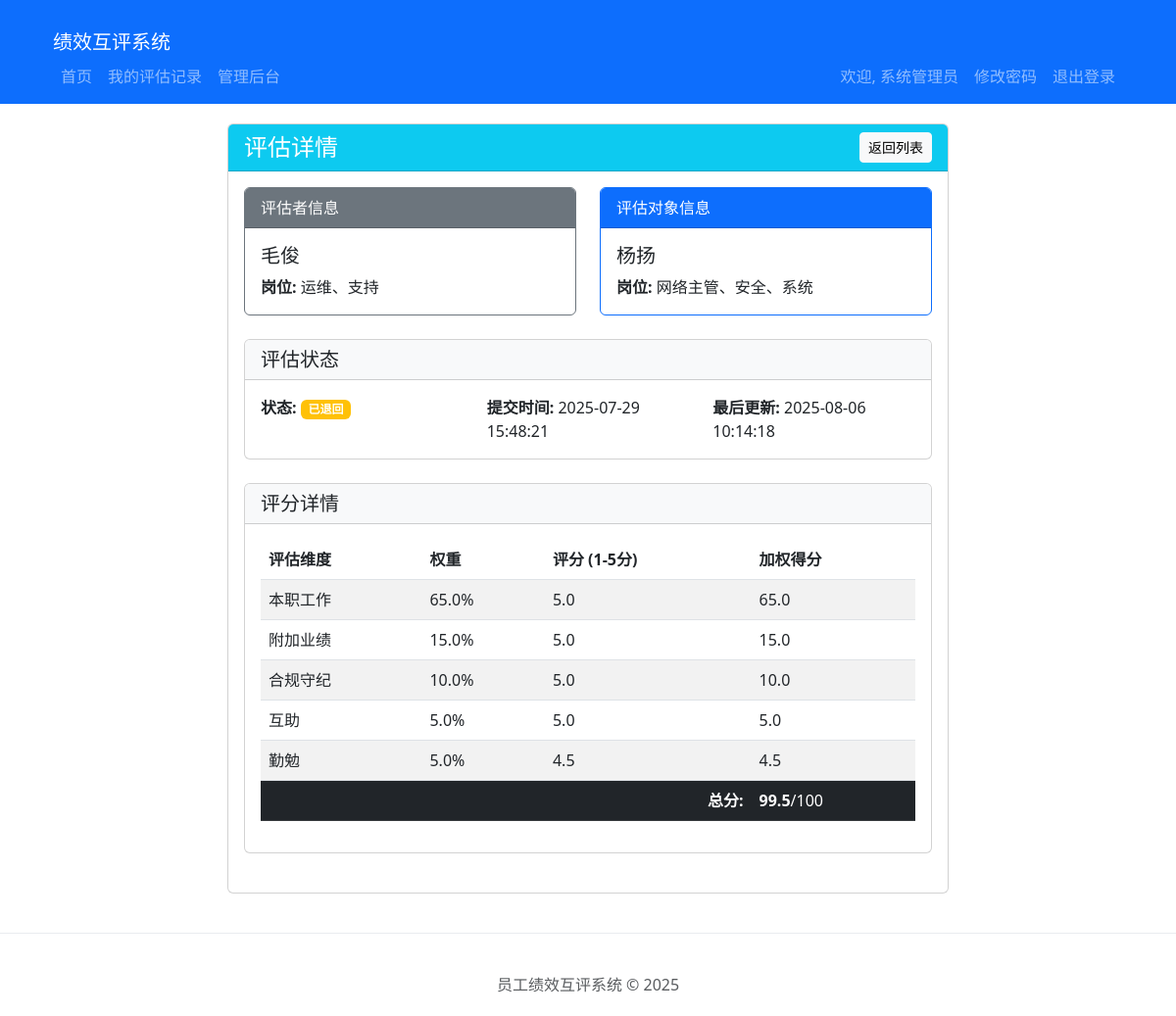
Screenshot of /admin/evaluations/view/1 (signed in) with the database file from the repository.
### models.py (models this page shows, shortened)
class Employee(UserMixin, db.Model):
    id = db.Column(db.Integer, primary_key=True)
    employee_id = db.Column(db.String(20), unique=True, nullable=False)
    name = db.Column(db.String(100), nullable=False)
    position = db.Column(db.String(100), nullable=False)
    password_hash = db.Column(db.String(256), nullable=False)
    is_admin = db.Column(db.Boolean, default=False)
    is_frozen = db.Column(db.Boolean, default=False)
    created_at = db.Column(db.DateTime, default=datetime.utcnow)
    updated_at = db.Column(db.DateTime, default=datetime.utcnow, onupdate=datetime.utcnow)

class EvaluationRecord(db.Model):
    __tablename__ = 'evaluation_record'
    id = db.Column(db.Integer, primary_key=True)
    evaluator_id = db.Column(db.Integer, db.ForeignKey('employee.id'), nullable=False)
    evaluatee_id = db.Column(db.Integer, db.ForeignKey('employee.id'), nullable=False)
    task_id = db.Column(db.Integer, db.ForeignKey('evaluation_task.id'), nullable=False)
    status = db.Column(db.String(20), default='submitted')  # submitted, returned, withdrawal_requested
    submitted_at = db.Column(db.DateTime, default=datetime.utcnow)
    created_at = db.Column(db.DateTime, default=datetime.utcnow)
    updated_at = db.Column(db.DateTime, default=datetime.utcnow, onupdate=datetime.utcnow)
    withdrawal_reason = db.Column(db.Text)
    evaluator = db.relationship('Employee', foreign_keys=[evaluator_id], backref='evaluations_made')
    evaluatee = db.relationship('Employee', foreign_keys=[evaluatee_id], backref='evaluations_received')
    scores = db.relationship('EvaluationScore', backref='record', cascade='all, delete-orphan')
    task = db.relationship('EvaluationTask', back_populates='records')
    @property
    def total_score(self):
        published_scores = self.scores  # 包含所有维度的评分，不限制发布状态
        total = sum(score.score * score.dimension.weight for score in published_scores)
        total_weight = sum(score.dimension.weight for score in published_scores)
        if total_weight == 0:
            return 0  # 避免除以零错误
        if total_weight > 1.0001:
            from flask import current_app
            current_app.logger.warning(f"评估维度权重总和超过100%: {total_weight:.4f}")
        return round(min(total * 20, 100.0), 2)  # 确保总分不超过100分

class EvaluationScore(db.Model):
    id = db.Column(db.Integer, primary_key=True)
    record_id = db.Column(db.Integer, db.ForeignKey('evaluation_record.id'), nullable=False)
    dimension_id = db.Column(db.Integer, db.ForeignKey('evaluation_dimension.id'), nullable=False)
    score = db.Column(db.Float, nullable=False)
    created_at = db.Column(db.DateTime, default=datetime.utcnow)
    updated_at = db.Column(db.DateTime, default=datetime.utcnow, onupdate=datetime.utcnow)
    dimension = db.relationship('EvaluationDimension')

class EvaluationDimension(db.Model):
    __tablename__ = 'evaluation_dimension'
    id = db.Column(db.Integer, primary_key=True)
    name = db.Column(db.String(100), nullable=False)
    status = db.Column(db.String(20), default='published', nullable=False)
    weight = db.Column(db.Float, nullable=False)
    created_at = db.Column(db.DateTime, default=datetime.utcnow)
    updated_at = db.Column(db.DateTime, default=datetime.utcnow, onupdate=datetime.utcnow)

### app.py (the view)
@app.route('/admin/evaluations/view/<int:id>')
@login_required
@admin_required
def view_evaluation(id):
    from models import EvaluationRecord
    evaluation = EvaluationRecord.query.options(joinedload(EvaluationRecord.scores).joinedload(EvaluationScore.dimension)).get_or_404(id)
    return render_template('admin/evaluation_view.html', evaluation=evaluation)

### app.py (called while the page is built)
def admin_required(f):
    @wraps(f)
    def decorated_function(*args, **kwargs):
        if not current_user.is_authenticated:
            return redirect(url_for('login', next=request.url))
        if not current_user.is_admin:
            abort(403)
        return f(*args, **kwargs)
    return decorated_function

@app.template_filter('shanghai_time')
def shanghai_time_filter(dt, format='%Y-%m-%d %H:%M:%S'):
    if dt is None:
        return ""
    utc_dt = pytz.utc.localize(dt)
    shanghai_tz = pytz.timezone('Asia/Shanghai')
    return utc_dt.astimezone(shanghai_tz).strftime(format)

@login_manager.user_loader
def load_user(user_id):
    return Employee.query.get(int(user_id))

### templates/admin/evaluation_view.html (shortened to what this page needs)
{% extends 'base.html' %}
{% block content %}
<div class="row">
    <div class="col-md-8 offset-md-2">
        <div class="card">
            <div class="card-header bg-info text-white">
                <div class="d-flex justify-content-between align-items-center">
                    <h4 class="mb-0">评估详情</h4>
                    <a href="{{ url_for('admin_evaluation_query') }}" class="btn btn-light btn-sm">返回列表</a>
                </div>
            </div>
            <div class="card-body">
                <div class="row mb-4">
                    <div class="col-md-6">
                        <div class="card border-secondary">
                            <div class="card-header bg-secondary text-white">评估者信息</div>
                            <div class="card-body">
                                <h5 class="card-title">{{ evaluation.evaluator.name }}</h5>
                                <p class="card-text"><strong>岗位:</strong> {{ evaluation.evaluator.position }}</p>
                            </div>
                        </div>
                    </div>
                    <div class="col-md-6">
                        <div class="card border-primary">
                            <div class="card-header bg-primary text-white">评估对象信息</div>
                            <div class="card-body">
                                <h5 class="card-title">{{ evaluation.evaluatee.name }}</h5>
                                <p class="card-text"><strong>岗位:</strong> {{ evaluation.evaluatee.position }}</p>
                            </div>
                        </div>
                    </div>
                </div>
                <div class="card mb-4">
                    <div class="card-header bg-light">
                        <h5 class="mb-0">评估状态</h5>
                    </div>
                    <div class="card-body">
                        <div class="row">
                            <div class="col-md-4">
                                <strong>状态:</strong>
                                {% if evaluation.status == 'draft' %}
                                    <span class="badge bg-secondary">草稿</span>
                                {% elif evaluation.status == 'submitted' %}
                                    <span class="badge bg-primary">已提交</span>
                                {% elif evaluation.status == 'returned' %}
                                    <span class="badge bg-warning">已退回</span>
                                {% endif %}
                            </div>
                            <div class="col-md-4">
                                <strong>提交时间:</strong>
                                {{ evaluation.submitted_at|shanghai_time if evaluation.submitted_at else '-' }}
                            </div>
                            <div class="col-md-4">
                                <strong>最后更新:</strong>
                                {{ evaluation.updated_at|shanghai_time }}
                            </div>
                        </div>
                    </div>
                </div>
                <div class="card mb-4">
                    <div class="card-header bg-light">
                        <h5 class="mb-0">评分详情</h5>
                    </div>
                    <div class="card-body">
                        <div class="table-responsive">
                            <table class="table table-striped">
                                <thead>
                                    <tr>
                                        <th>评估维度</th>
                                        <th>权重</th>
                                        <th>评分 (1-5分)</th>
                                        <th>加权得分</th>
                                    </tr>
                                </thead>
                                <tbody>
                                    {% for score in evaluation.scores %}
                                    <tr>
                                        <td>{{ score.dimension.name }}</td>
                                        <td>{{ score.dimension.weight*100 }}%</td>
                                        <td>{{ score.score }}</td>
                                        <td>{{ (score.score * score.dimension.weight * 20)|round(2) }}</td>
                                    </tr>
                                    {% endfor %}
                                </tbody>
                                <tfoot>
                                    <tr class="table-dark">
                                        <td colspan="3" class="text-end"><strong>总分:</strong></td>
                                        <td><strong>{{ evaluation.total_score }}</strong>/100</td>
                                    </tr>
                                </tfoot>
                            </table>
                        </div>
                    </div>
                </div>
            </div>
        </div>
    </div>
</div>
{% endblock %}
{% block extra_css %}
<link rel="stylesheet" href="https://cdn.jsdelivr.net/npm/bootstrap-icons@1.10.5/font/bootstrap-icons.css">
{% endblock %}

### templates/base.html (shortened to what this page needs)
<!DOCTYPE html>
<html lang="zh-CN">
<head>
    <link href="{{ url_for('static', filename='css/bootstrap.min.css') }}" rel="stylesheet">
    {% block extra_css %}{% endblock %}
</head>
<body>
    <nav class="navbar navbar-expand-lg navbar-dark bg-primary">
    <div class="container">
    <div class="container-fluid">
        <a class="navbar-brand" href="{{ url_for('index') }}">绩效互评系统</a>
        <div class="collapse navbar-collapse" id="navbarNav">
        {% if current_user.is_authenticated %}
        <ul class="navbar-nav me-auto">
            <li class="nav-item">
                <a class="nav-link" href="{{ url_for('index') }}">首页</a>
            </li>
            <li class="nav-item">
                <a class="nav-link" href="{{ url_for('my_evaluations') }}">我的评估记录</a>
            </li>
            {% if current_user.employee_id == '10000' %}
            <li class="nav-item">
                <a class="nav-link" href="{{ url_for('admin_dashboard') }}">管理后台</a>
            </li>
            {% endif %}
        </ul>
        <ul class="navbar-nav">
            <li class="nav-item">
                <span class="nav-link">欢迎, {{ current_user.name }}</span>
            </li>
            <li class="nav-item">
                  <a href="{{ url_for('change_password') }}" class="nav-link">修改密码</a>
              </li>
              <li class="nav-item">
                  <a href="{{ url_for('logout') }}" class="nav-link">退出登录</a>
              </li>
        </ul>
        {% else %}
        <ul class="navbar-nav ms-auto">
            <li class="nav-item">
                <a class="nav-link" href="{{ url_for('login') }}">登录</a>
            </li>
        </ul>
        {% endif %}
        </div>
    </nav>
    <div class="container">
        {% block content %}{% endblock %}
    </div>
    <footer class="footer">
        <div class="container">
            <span class="text-muted">员工绩效互评系统 &copy; 2025</span>
        </div>
    </footer>
</body>
</html>

### templates/base.html (style rules this page uses)
.container { margin-top: 20px; }
.footer { margin-top: 40px; padding: 20px; text-align: center; border-top: 1px solid #e9ecef; }

### rows the page displays
Employee: name "系统管理员"
Employee: evaluator.name "毛俊", evaluator.position "运维、支持"
Employee: evaluatee.name "杨扬", evaluatee.position "网络主管、安全、系统"
EvaluationRecord: submitted_at|shanghai_time "2025-07-29 15:48:21", updated_at|shanghai_time "2025-08-06 10:14:18"
EvaluationScore: dimension.name "本职工作", score.dimension.weight*100 "65.0", score "5.0", (score.score*score.dimension.weight*20)|round(2) "65.0", total_score "99.5"
EvaluationScore: dimension.name "附加业绩", score.dimension.weight*100 "15.0", score "5.0", (score.score*score.dimension.weight*20)|round(2) "15.0"
EvaluationScore: dimension.name "合规守纪", score.dimension.weight*100 "10.0", score "5.0", (score.score*score.dimension.weight*20)|round(2) "10.0"
EvaluationScore: dimension.name "互助", score.dimension.weight*100 "5.0", score "5.0", (score.score*score.dimension.weight*20)|round(2) "5.0"
EvaluationScore: dimension.name "勤勉", score.dimension.weight*100 "5.0", score "4.5", (score.score*score.dimension.weight*20)|round(2) "4.5"
